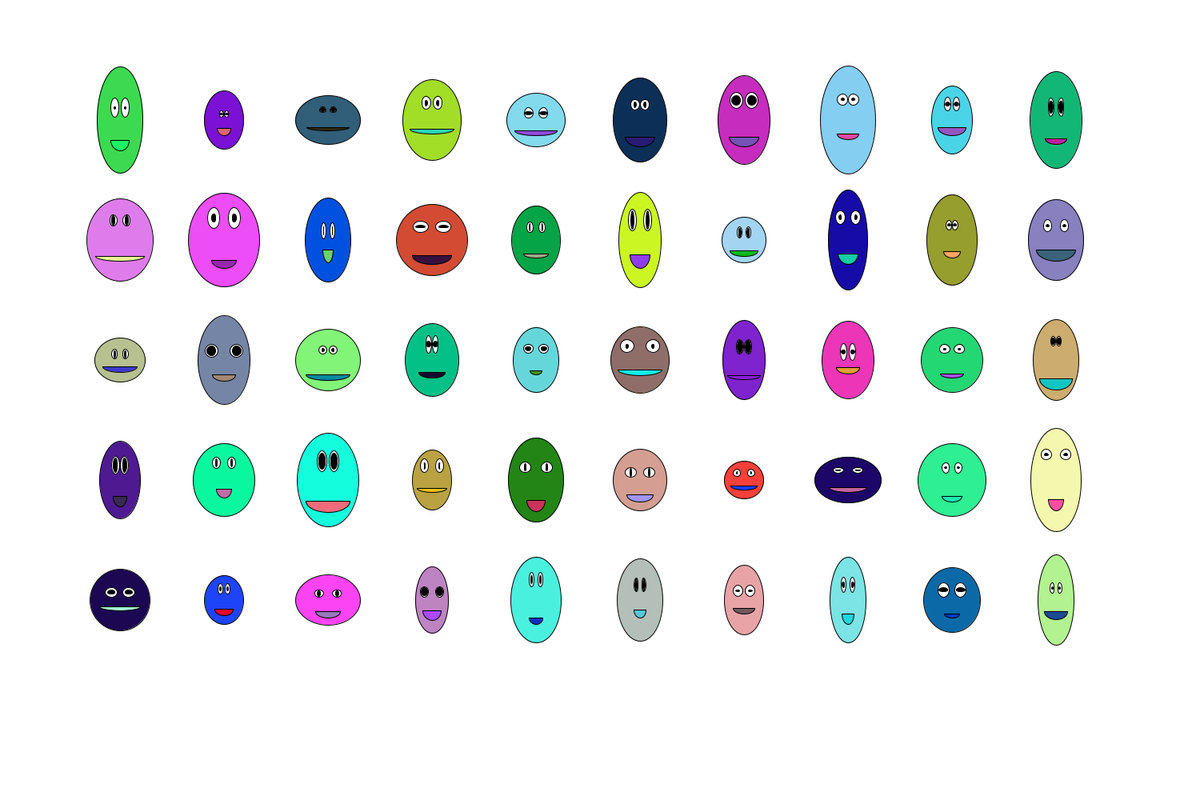
Frame 1 (no input)
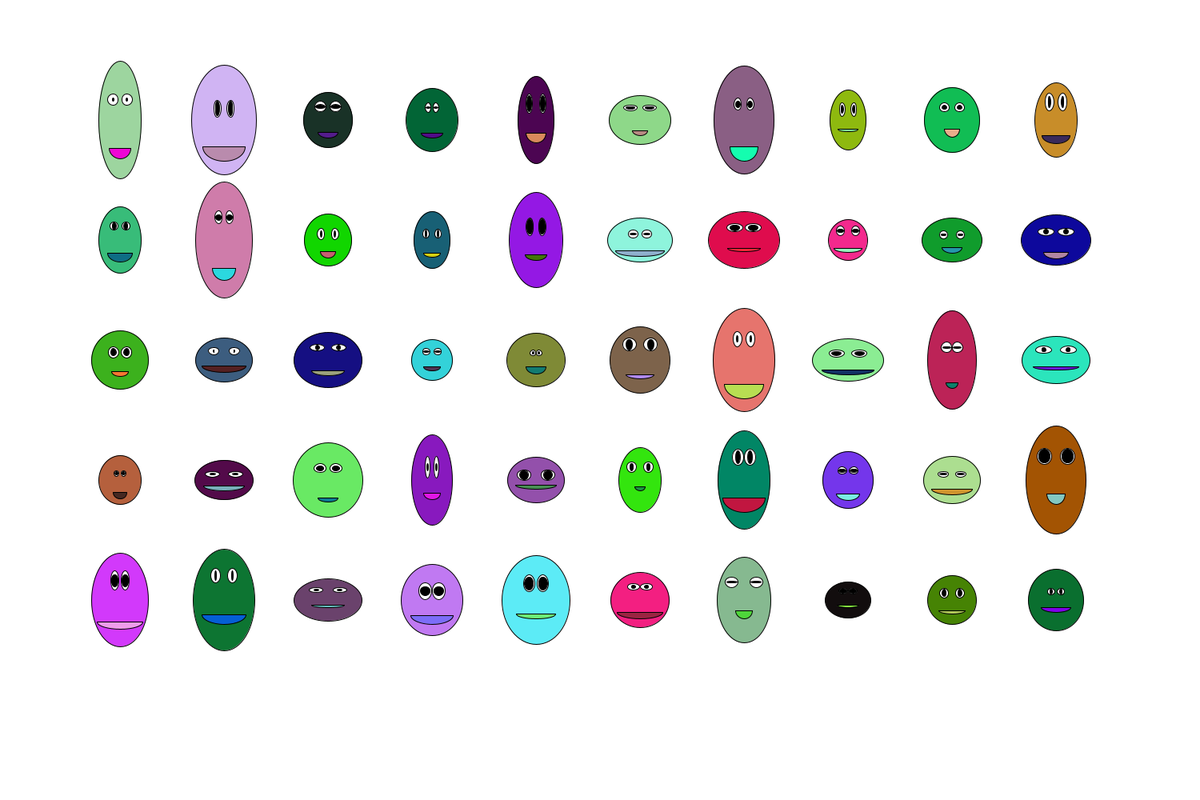
Frame 60 (the mouse pressed at the canvas centre just before this capture)
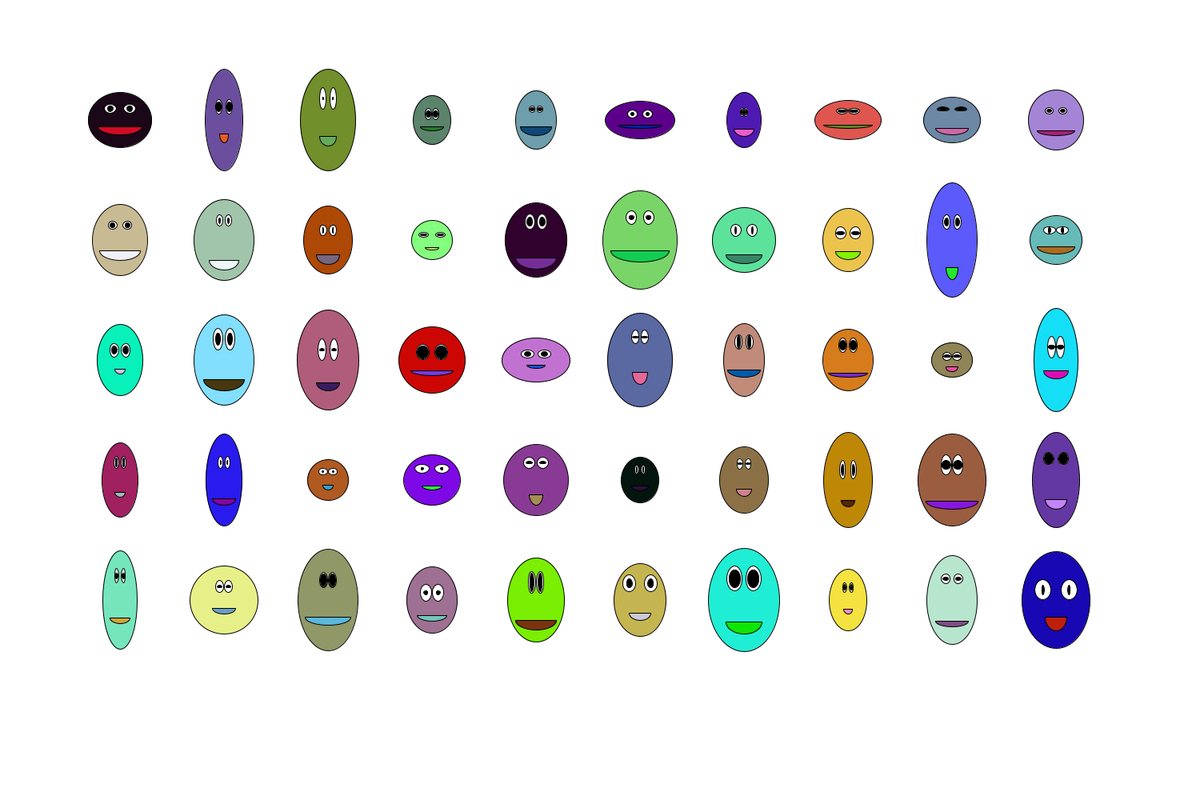
Frame 120 (the mouse held since frame 60 and released just before this capture)

The Processing sketch that drew these frames (run headless with seeded random() and noise(); from frame 60 on, the mouse is pressed at the canvas centre):

// Processing sketch: repeat_random_face4
// ── repeat_random_face4.pde
/*

This is fantastic well done Lottie!

I have put it into another for loop so you can get the full xy array of faces.
Notice how the function drawEmoji(size); now has a parameter so we can make different sizes. 

I have added in some other things and will explain it to the group in class

// it changes every second

They are so all so cute I feel sad when I close the window :)

 */

void setup() {
  size(1500, 1000);
  background(255);
  frameRate(5);
  //noLoop();
}

void draw() {
  
  background(255);
  
  translate(150,150);
  
  
  for (int j = 0; j < 5; j = j+1) {
    for (int i = 0; i < 10; i = i+1) {
        drawEmoji(int(random(40,50))); 
        translate(130,0);
  }
  translate(-1300,150);
  }
  

}







void drawEmoji(int size) {

float faceX = 0;
float faceY= 0;
float faceWidth = random(size, size*2);
float faceHeight = random(size, size*3);

fill(random(255), random(255), random(255));
ellipse(faceX, faceY, faceWidth, faceHeight);

float eyeWidth = random(faceWidth*.1, faceWidth*.25);
float eyeHeight = random(faceHeight*.1, faceHeight*.25);

float spaceBetweenEyes = random(eyeWidth, eyeWidth*2);
float leftEyeX = faceX - spaceBetweenEyes/2;
float rightEyeX = faceX + spaceBetweenEyes/2;
float eyeY = faceY - random(faceHeight*.1, faceHeight*.25);

fill(255);

ellipse(leftEyeX, eyeY, eyeWidth, eyeHeight);
ellipse(rightEyeX, eyeY, eyeWidth, eyeHeight);

float pupilWidth = random(eyeWidth*.1, eyeWidth*.9);
float pupilHeight = random(eyeHeight*.1, eyeHeight*.9);

fill(0);

ellipse(leftEyeX, eyeY, pupilWidth, pupilHeight);
ellipse(rightEyeX, eyeY, pupilWidth, pupilHeight);

float mouthWidth = random(faceWidth*.2, faceWidth*.8);
float mouthHeight = random(faceHeight*.1, faceHeight*.3);
float mouthY = faceY + random(faceHeight*.1, faceHeight*.25);

fill(random(255), random(255), random(255));

arc(faceX, mouthY, mouthWidth, mouthHeight, 0, 3.14);
line(faceX - mouthWidth/2, mouthY, faceX + mouthWidth/2, mouthY);
  
}
